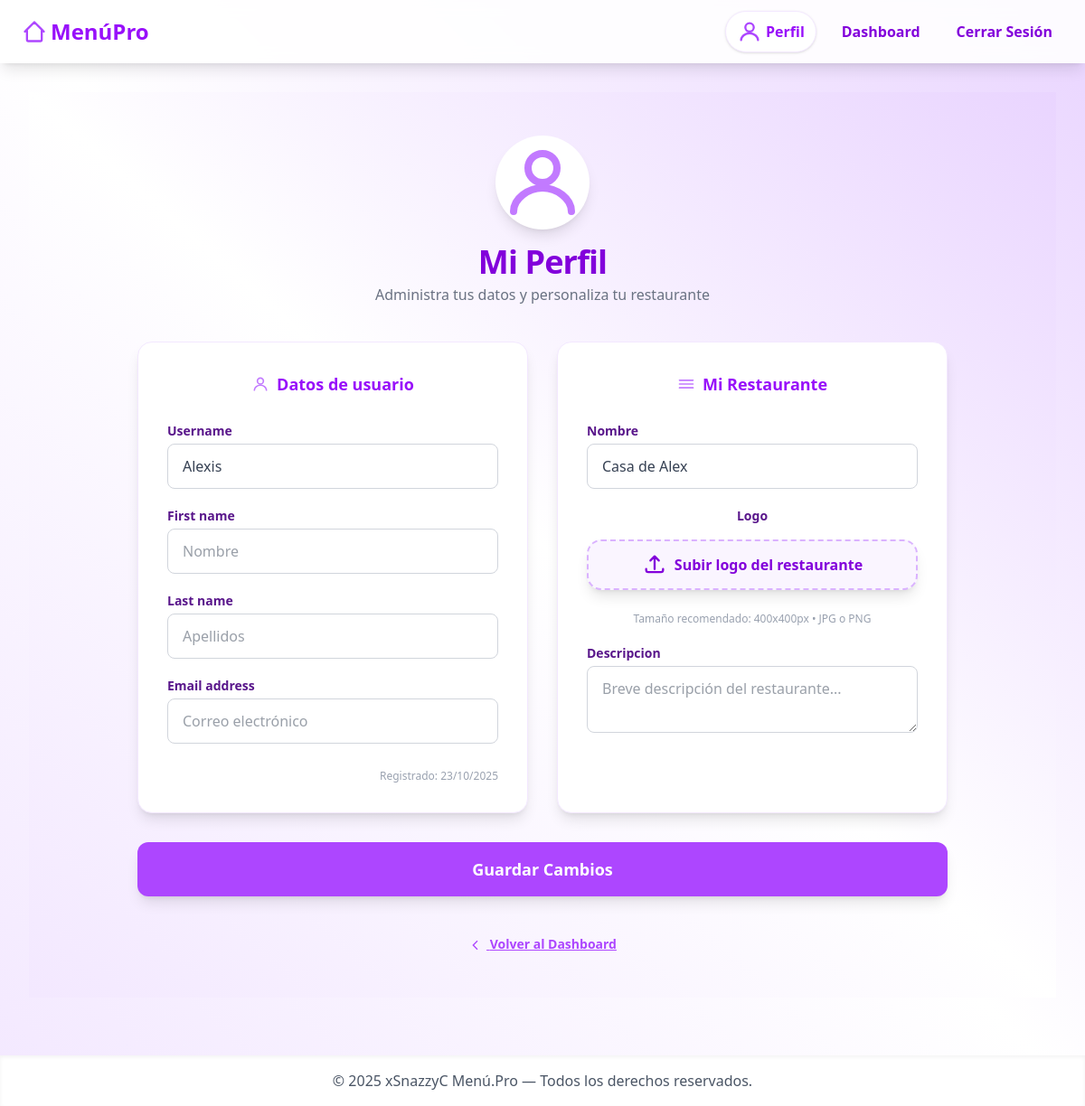
The page /perfil/ (signed in) on the database as committed earlier.
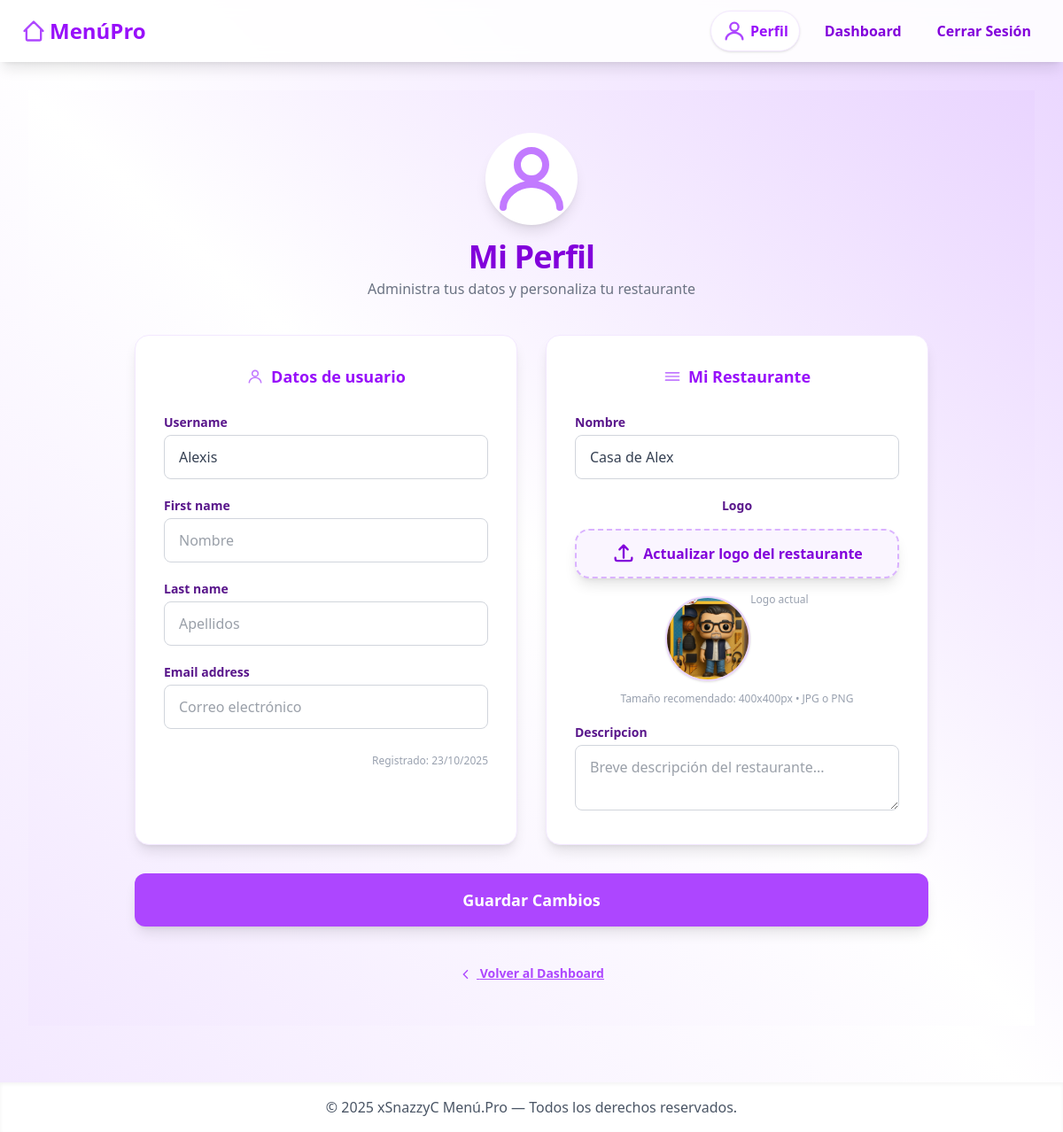
The same page on the database as committed later.
### core/models.py (models this page shows, shortened)
class Restaurante(models.Model):
    dueño = models.OneToOneField(User, on_delete=models.CASCADE)
    nombre = models.CharField(max_length=100)
    slug = models.SlugField(unique=True, help_text="Texto para la URL, ej: pizzeria-pepe. No usar espacios ni ñ.")
    logo = models.ImageField(upload_to='logos/', blank=True, null=True)
    descripcion = models.TextField(blank=True, null=True, help_text="Breve descripción o eslogan del restaurante.")
    activo = models.BooleanField(default=True, help_text="Controla si el menú público está activo o no.")
    qr_code = models.ImageField(upload_to='qrcodes/', blank=True, null=True, help_text="Código QR del menú público.")

### core/views.py (the view)
# urls.py: path('perfil/', perfil, name='perfil'),
@login_required
def perfil(request):
    restaurante = request.user.restaurante
    user_form = CustomUserProfileForm(request.POST or None, instance=request.user)
    rest_form = RestauranteForm(request.POST or None, request.FILES or None, instance=restaurante)
    if request.method == 'POST':
        if user_form.is_valid() and rest_form.is_valid():
            user_form.save()
            rest_form.save()
            messages.success(request, "Perfil actualizado correctamente.")
            return redirect('dashboard')
    return render(request, 'pages/perfil.html', {
        'user_form': user_form,
        'rest_form': rest_form,
        'restaurante': restaurante
    })

### core/forms.py
class RestauranteForm(forms.ModelForm):
    class Meta:
        model = Restaurante
        fields = ['nombre', 'logo', 'descripcion']
        widgets = {
            'nombre': forms.TextInput(attrs={
                'class': 'w-full px-4 py-3 border border-gray-300 rounded-lg focus:outline-none focus:ring-2 focus:ring-purple-400 transition text-gray-700 bg-white',
                'placeholder': 'Nombre del restaurante',
            }),
            'logo': forms.ClearableFileInput(attrs={
                'class': 'w-full bg-white px-3 py-2 border border-gray-300 rounded-lg focus:outline-none focus:ring-2 focus:ring-purple-400 transition',
            }),
            'descripcion': forms.Textarea(attrs={
                'class': 'w-full px-4 py-3 border border-gray-300 rounded-lg focus:outline-none focus:ring-2 focus:ring-purple-400 transition text-gray-700 bg-white',
                'placeholder': 'Breve descripción del restaurante...',
                'rows': 2,
            }),
        }

### core/templates/pages/Perfil.html (shortened to what the changed rows need)
{% extends "layout/base.html" %}
{% block content %}
<div class="min-h-screen w-full flex justify-center items-center bg-gradient-to-tr from-purple-100 via-white to-purple-200 py-12">
  <div class="w-full max-w-4xl md:px-0 px-2">
    <div class="flex flex-col items-center mb-8">
      <div class="bg-white shadow-lg p-1 rounded-full -mb-12 z-10">
        <svg class="w-24 h-24 text-purple-400" fill="none" stroke="currentColor" stroke-width="2" viewBox="0 0 24 24">
          <circle cx="12" cy="8" r="4" />
          <path stroke-linecap="round" stroke-linejoin="round" d="M4 20c0-3.5 4-6.5 8-6.5s8 3 8 6.5"/>
        </svg>
      </div>
      <h2 class="text-4xl font-black text-purple-700 mt-16 mb-1 text-center tracking-tight">Mi Perfil</h2>
    </div>
    <form method="post" enctype="multipart/form-data" class="grid md:grid-cols-2 gap-8">
      <div class="bg-white border border-purple-100 rounded-2xl shadow-lg p-8 flex flex-col gap-5 items-center">
        {% for field in rest_form %}
          {% if field.name == "logo" %}
            <div class="w-full flex flex-col items-center gap-3">
              <label class="text-sm text-purple-900 font-semibold mb-1 block">{{ field.label }}</label>
              <label for="{{ field.id_for_label }}"
                class="cursor-pointer bg-purple-50 text-purple-700 px-6 py-3 rounded-2xl border-2 border-dashed border-purple-300 shadow-lg w-full flex items-center justify-center hover:bg-purple-200 hover:text-purple-900 transition text-base font-semibold relative">
                <svg class="w-7 h-7 mr-2" fill="none" stroke="currentColor" stroke-width="2" viewBox="0 0 24 24">
                  <path stroke-linecap="round" stroke-linejoin="round" d="M4 16v1a2 2 0 002 2h12a2 2 0 002-2v-1M16 8l-4-4-4 4m4-4v12"/>
                </svg>
                <span>
                  {% if restaurante.logo %}
                    Actualizar logo del restaurante
                  {% else %}
                    Subir logo del restaurante
                  {% endif %}
                </span>
              </label>
              <div class="w-full flex justify-center">
                {% if restaurante.logo %}
                  <img src="{{ restaurante.logo.url }}" id="logo-preview" alt="Logo restaurante" class="w-24 h-24 object-cover rounded-full shadow border-2 border-purple-200 mt-2">
                  <span class="text-xs text-gray-400 mt-1 block text-center">Logo actual</span>
                {% else %}
                  <img id="logo-preview" style="display:none" class="w-24 h-24 object-cover rounded-full shadow border-2 border-purple-200 mt-2">
                {% endif %}
              </div>
              <span class="block text-xs text-gray-400 text-center">Tamaño recomendado: 400x400px • JPG o PNG</span>
            </div>
          {% else %}
            <div class="w-full">
              <label class="text-sm text-purple-900 font-semibold mb-1 block">{{ field.label }}</label>
              {{ field }}
            </div>
          {% endif %}
        {% endfor %}
      </div>
    </form>
  </div>
</div>
{% endblock %}

Rows that differ between the two databases and show on the page:
changed Restaurante "Casa de Alex": logo: picture added
Other text that changed with them:
list line gone: "Subir logo del restaurante"
new list line: "Actualizar logo del restaurante Logo actual"
